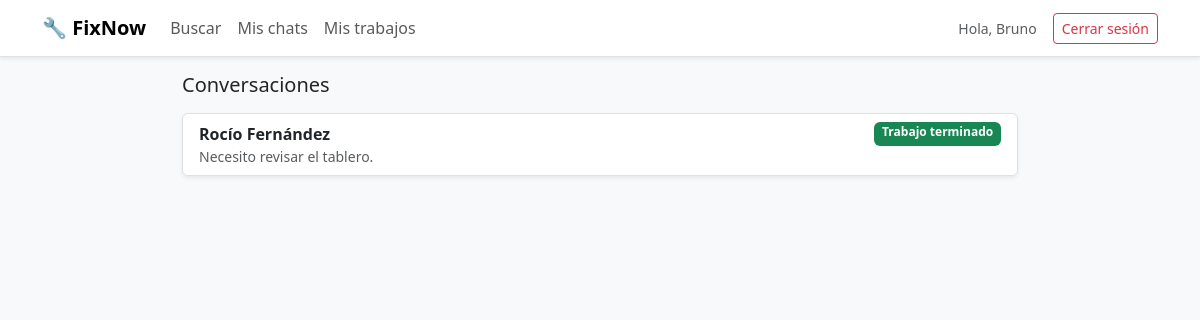
/chats.php (signed in), run on the app's committed database.
### tables this page shows
CREATE TABLE SOLICITUD (
    id_solicitud                INT AUTO_INCREMENT PRIMARY KEY,
    id_usuario                  INT NOT NULL,   
    id_trabajador                INT NOT NULL,   
    mensaje_inicial              TEXT,
    estado_contacto              ENUM('pendiente','aceptada','rechazada') NOT NULL DEFAULT 'pendiente',
    fecha_creacion                DATETIME DEFAULT CURRENT_TIMESTAMP,
    estado_trabajo                ENUM('no_solicitado','pendiente','aceptado','rechazado') NOT NULL DEFAULT 'no_solicitado',
    fecha_confirmacion_trabajo    DATETIME NULL,   
    confirmado_cliente            BOOLEAN NOT NULL DEFAULT FALSE,
    confirmado_trabajador         BOOLEAN NOT NULL DEFAULT FALSE,
     
     
     
     
    calificaciones_eliminadas     TINYINT UNSIGNED NOT NULL DEFAULT 0,
     
     
    posponer_cliente_hasta        DATETIME NULL,
    posponer_trabajador_hasta     DATETIME NULL,
    FOREIGN KEY (id_usuario) REFERENCES USUARIO(id_usuario) ON DELETE CASCADE,
    FOREIGN KEY (id_trabajador) REFERENCES TRABAJADOR(id_trabajador) ON DELETE CASCADE
);

CREATE TABLE USUARIO (
    id_usuario     INT AUTO_INCREMENT PRIMARY KEY,
    nombre         VARCHAR(60) NOT NULL,
    apellido       VARCHAR(60) NOT NULL,
    mail           VARCHAR(120) NOT NULL UNIQUE,    
    contrasena     VARCHAR(255) NOT NULL,           
    rol            ENUM('cliente','trabajador','admin') NOT NULL,
    id_localidad   INT,
    fecha_registro DATETIME DEFAULT CURRENT_TIMESTAMP,
    estado         ENUM('activo','pendiente','bloqueado') NOT NULL DEFAULT 'activo',
     
     
    intentos_fallidos TINYINT UNSIGNED NOT NULL DEFAULT 0,
    bloqueado_hasta   DATETIME NULL,
     
    ultimo_acceso     DATETIME NULL,
    FOREIGN KEY (id_localidad) REFERENCES LOCALIDAD(id_localidad)
);

### src/config/Database.php (called while the page is built, shortened)
<?php
class Database
{
    private static ?PDO $instancia = null;
    public static function getConexion(): PDO
    {
        if (self::$instancia === null) {
            $host = getenv('DB_HOST');
            $nombreBD = getenv('DB_NAME');
            $usuario = getenv('DB_USER');
            $clave = getenv('DB_PASS');
            $dsn = "mysql:host={$host};dbname={$nombreBD};charset=utf8mb4";
            $opciones = [
                PDO::ATTR_ERRMODE => PDO::ERRMODE_EXCEPTION,
                PDO::ATTR_DEFAULT_FETCH_MODE => PDO::FETCH_ASSOC,
                PDO::ATTR_EMULATE_PREPARES => false,
            ];
            try {
                self::$instancia = new PDO($dsn, $usuario, $clave, $opciones);
            } catch (PDOException $error) {
                error_log('Error de conexión a la base de datos: ' . $error->getMessage());
                die('No se pudo conectar a la base de datos. Intente más tarde.');
            }
        }
        return self::$instancia;
    }
}

### src/helpers/Sesion.php (called while the page is built, shortened)
<?php
class Sesion
{
    public static function rolActual(): ?string
    {
        return $_SESSION['rol'] ?? null;
    }
    public static function idUsuarioActual(): ?int
    {
        return $_SESSION['id_usuario'] ?? null;
    }
}

### src/models/Solicitud.php (called while the page is built, shortened)
<?php
class Solicitud
{
    private PDO $pdo;
    public function __construct(PDO $pdo)
    {
        $this->pdo = $pdo;
    }
    private function base(): string
    {
        return "SELECT s.*,
                       uc.nombre   AS cliente_nombre,
                       uc.apellido AS cliente_apellido,
                       t.id_usuario AS id_usuario_trabajador,
                       t.oficio,
                       ut.nombre   AS trabajador_nombre,
                       ut.apellido AS trabajador_apellido,
                       (SELECT m.contenido FROM MENSAJE m
                         WHERE m.id_solicitud = s.id_solicitud
                         ORDER BY m.id_mensaje DESC LIMIT 1) AS ultimo_mensaje,
                       (SELECT cal.id_calificacion FROM CALIFICACION cal
                         WHERE cal.id_solicitud = s.id_solicitud) AS id_calificacion
                  FROM SOLICITUD s
                  JOIN USUARIO uc ON uc.id_usuario = s.id_usuario
                  JOIN TRABAJADOR t ON t.id_trabajador = s.id_trabajador
                  JOIN USUARIO ut ON ut.id_usuario = t.id_usuario";
    }
    public function listarPorUsuario(int $idUsuario, string $rol): array
    {
        $campo = ($rol === 'cliente') ? 's.id_usuario' : 't.id_usuario';
        $consulta = $this->pdo->prepare($this->base() . " WHERE {$campo} = ? ORDER BY s.id_solicitud DESC");
        $consulta->execute([$idUsuario]);
        return $consulta->fetchAll();
    }
}

### src/helpers/Vista.php (called while the page is built, shortened)
<?php
class Vista
{
    public static function e(?string $texto): string
    {
        return htmlspecialchars($texto ?? '', ENT_QUOTES, 'UTF-8');
    }
}

### public/chats.php (the view, shortened to what this page needs)
<?php
$rol = Sesion::rolActual();
$todas = (new Solicitud(Database::getConexion()))->listarPorUsuario(Sesion::idUsuarioActual(), $rol);
$activas = array_filter($todas, fn($s) => $s['estado_contacto'] === 'aceptada');
function otraParte(array $s, string $rol): string
{
    return $rol === 'cliente'
        ? $s['trabajador_nombre'] . ' ' . $s['trabajador_apellido']
        : $s['cliente_nombre'] . ' ' . $s['cliente_apellido'];
}
function etiquetaTrabajo(array $s): string
{
    if ($s['confirmado_cliente'] && $s['confirmado_trabajador']) {
        return '<span class="badge text-bg-success">Trabajo terminado</span>';
    }
    return match ($s['estado_trabajo']) {
        'pendiente' => '<span class="badge text-bg-warning">Contratación pendiente</span>',
        'aceptado'  => '<span class="badge text-bg-primary">Trabajo en curso</span>',
        default     => '',
    };
}
?>
<!DOCTYPE html>
<html lang="es">
<head>
    <link href="https://cdn.jsdelivr.net/npm/bootstrap@5.3.3/dist/css/bootstrap.min.css" rel="stylesheet">
    <link rel="stylesheet" href="assets/css/estilos.css">
</head>
<body class="bg-light">
<?php require __DIR__ . '/../src/views/navbar.php'; ?>
<div class="container pb-5" style="max-width: 860px;">
    <h1 class="h5 mb-3">Conversaciones</h1>
    <?php if (empty($activas)): ?>
        <div class="alert alert-info">
            No tenés conversaciones aún.
            <?php if ($rol === 'cliente'): ?>
                <a href="panel_cliente.php" class="alert-link">Buscá un trabajador</a> y enviale un mensaje.
            <?php else: ?>
                Cuando aceptes una solicitud de chat aparecerá acá.
            <?php endif; ?>
        </div>
    <?php else: ?>
        <div class="list-group mb-4 shadow-sm">
            <?php foreach ($activas as $s): ?>
                <a href="chat.php?id=<?= (int) $s['id_solicitud'] ?>" class="list-group-item list-group-item-action">
                    <div class="d-flex justify-content-between flex-wrap gap-1">
                        <strong><?= Vista::e(otraParte($s, $rol)) ?></strong>
                        <?= etiquetaTrabajo($s) ?>
                    </div>
                    <div class="small text-muted text-truncate">
                        <?= Vista::e($s['ultimo_mensaje'] ?? $s['mensaje_inicial']) ?>
                    </div>
                </a>
            <?php endforeach; ?>
        </div>
    <?php endif; ?>
</div>
</body>
</html>

### public/assets/css/estilos.css (style rules this page uses)
body { font-family: 'Segoe UI', Roboto, Arial, sans-serif; }

### data on the page
solicitud: usuario.nombre+apellido "Rocío Fernández", confirmado_cliente "Trabajo terminado", mensaje_inicial "Necesito revisar el tablero."

### other printed values
Vista::e($_SESSION['nombre'] ?? '') "Bruno"
